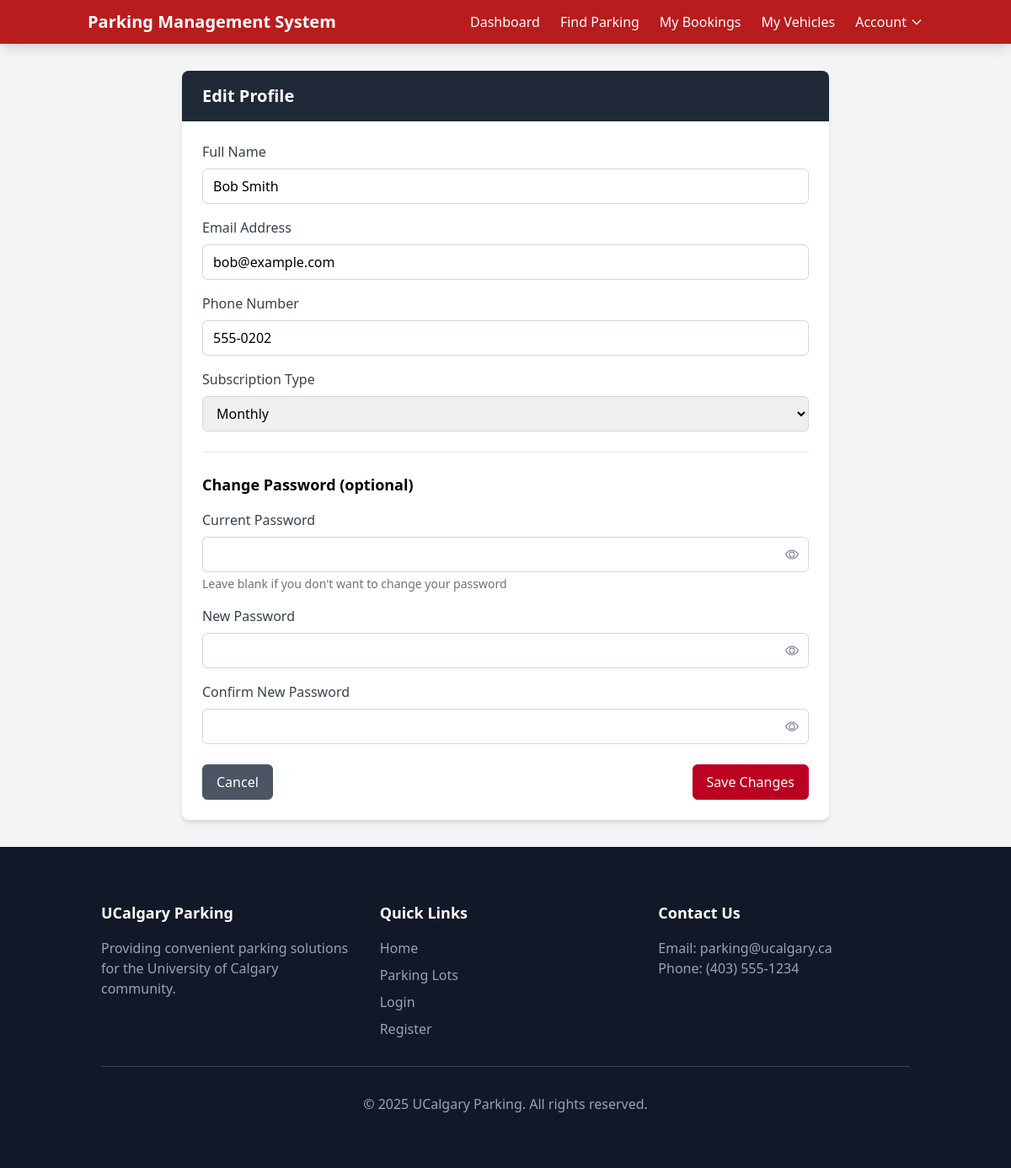
/edit-profile.php (signed in), run on an earlier commit of the app's database.
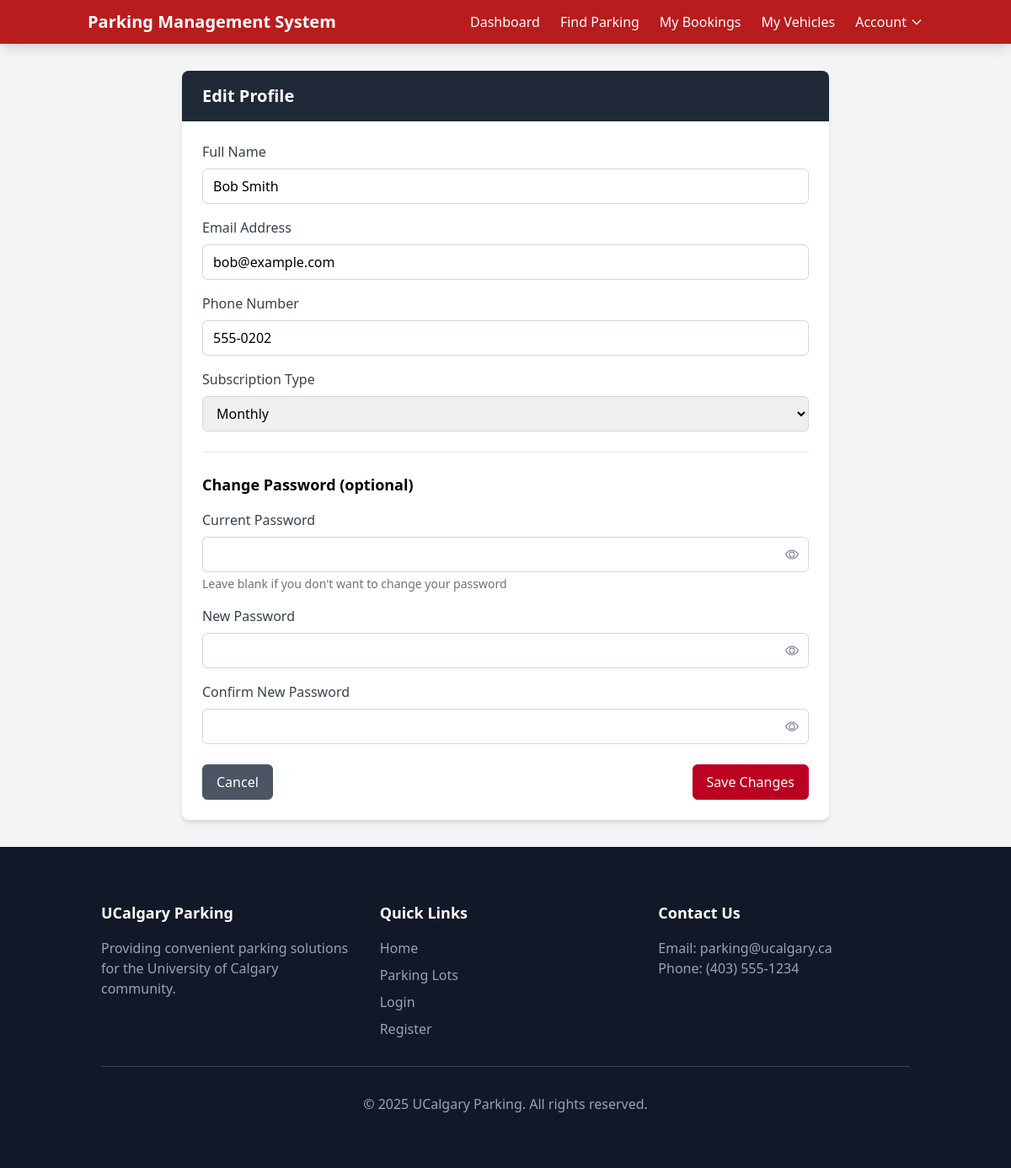
And on a later commit of the database.
### tables this page shows
CREATE TABLE customers (
    user_id INT PRIMARY KEY,
    license_plate VARCHAR(20),
    subscription_type ENUM('Monthly','Daily','Hourly') DEFAULT 'Daily',
    FOREIGN KEY (user_id) REFERENCES users(user_id) ON DELETE CASCADE
);

### src/includes/db.php (called while the page is built, shortened)
<?php
class Database {
    private $host = "localhost";
    private $user = "root";
    private $pass = "";
    private $dbname = "parking_management";
    private $conn;
    public function __construct() {
        try {
            $this->conn = new PDO("mysql:host={$this->host};dbname={$this->dbname}", $this->user, $this->pass);
            $this->conn->setAttribute(PDO::ATTR_ERRMODE, PDO::ERRMODE_EXCEPTION);
            $this->conn->setAttribute(PDO::ATTR_DEFAULT_FETCH_MODE, PDO::FETCH_ASSOC);
        } catch(PDOException $e) {
            error_log("Database connection failed: " . $e->getMessage());
            die("Database connection failed. Please check your configuration.");
        }
    }
    public function query($sql, $params = []) {
        $stmt = $this->conn->prepare($sql);
        $stmt->execute($params);
        return $stmt;
    }
}

### src/includes/functions.php (called while the page is built, shortened)
<?php
function getUserRole($userId, $db) {
    $customer = $db->query("SELECT user_id FROM customers WHERE user_id = ?", [$userId])->fetch();
    if ($customer) {
        return 'customer';
    }
    return 'unknown';
}
?>

### src/edit-profile.php (the view, shortened to what this page needs)
<?php
require_once 'includes/db.php';
require_once 'includes/functions.php';
$user_id = $_SESSION['user_id'];
$db = new Database();
$user = $db->query("SELECT * FROM users WHERE user_id = ?", [$user_id])->fetch();
$customer = $db->query("SELECT * FROM customers WHERE user_id = ?", [$user_id])->fetch();
?>
<!DOCTYPE html>
<html lang="en">
<head>
    <link href="https://cdn.jsdelivr.net/npm/tailwindcss@2.2.19/dist/tailwind.min.css" rel="stylesheet">
    <link rel="stylesheet" href="assets/css/styles.css">
</head>
<body class="bg-gray-100 font-sans">
    <?php include 'includes/header.php'; ?>
    <div class="container mx-auto px-4 py-8">
        <div class="max-w-3xl mx-auto">
            <div class="bg-white rounded-lg shadow-md overflow-hidden">
                <div class="bg-gray-800 text-white px-6 py-4">
                    <h2 class="text-xl font-semibold">Edit Profile</h2>
                </div>
                <div class="p-6">
                    <form method="POST" action="edit-profile.php">
                        <div class="mb-4">
                            <label for="name" class="form-label">Full Name</label>
                            <input type="text" id="name" name="name" class="input-field" value="<?php echo htmlspecialchars($user['name']); ?>" required>
                        </div>
                        <div class="mb-4">
                            <label for="email" class="form-label">Email Address</label>
                            <input type="email" id="email" name="email" class="input-field" value="<?php echo htmlspecialchars($user['email']); ?>" required>
                        </div>
                        <div class="mb-4">
                            <label for="phone" class="form-label">Phone Number</label>
                            <input type="text" id="phone" name="phone" class="input-field" value="<?php echo htmlspecialchars($user['phone']); ?>">
                        </div>
                        <div class="mb-6">
                            <label for="subscription_type" class="form-label">Subscription Type</label>
                            <select id="subscription_type" name="subscription_type" class="input-field">
                                <option value="Monthly" <?php echo $customer['subscription_type'] === 'Monthly' ? 'selected' : ''; ?>>Monthly</option>
                            </select>
                        </div>
                        <div class="border-t border-gray-200 pt-6 mb-6">
                            <h3 class="text-lg font-semibold mb-4">Change Password (optional)</h3>
                            <div class="mb-4">
                                <label for="current_password" class="form-label">Current Password</label>
                                <input type="password" id="current_password" name="current_password" class="input-field">
                                <p class="text-sm text-gray-500 mt-1">Leave blank if you don't want to change your password</p>
                            </div>
                            <div class="mb-4">
                                <label for="new_password" class="form-label">New Password</label>
                                <input type="password" id="new_password" name="new_password" class="input-field">
                            </div>
                            <div class="mb-4">
                                <label for="confirm_password" class="form-label">Confirm New Password</label>
                                <input type="password" id="confirm_password" name="confirm_password" class="input-field">
                            </div>
                        </div>
                        <div class="flex justify-between">
                            <a href="dashboard.php" class="btn btn-secondary">Cancel</a>
                            <button type="submit" class="btn btn-primary">Save Changes</button>
                        </div>
                    </form>
                </div>
            </div>
        </div>
    </div>
    <?php include 'includes/footer.php'; ?>
</body>
</html>

What changed in the data, as far as the page shows it:
removed customers: subscription_type "Monthly"
Also different on the page:
form field subscription_type: (not shown) → "Monthly"
